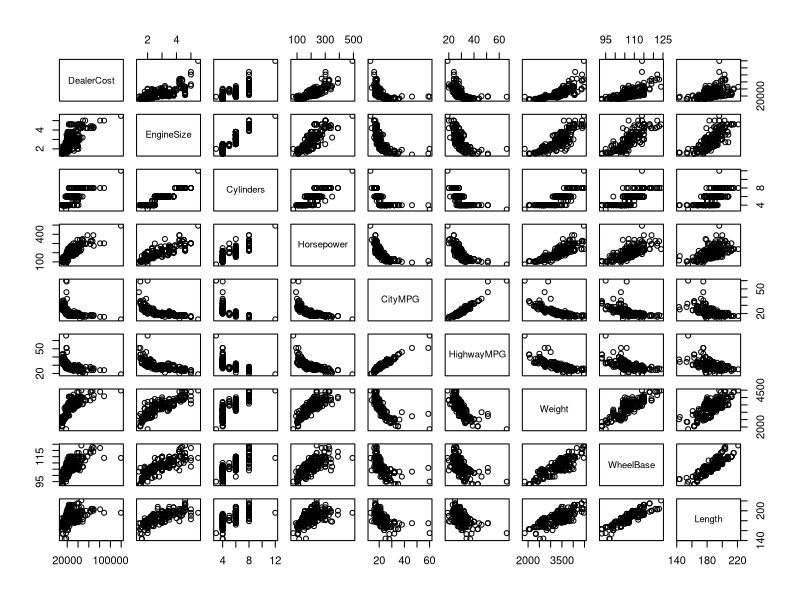

Generate this figure with R: (Note: this script raises an error after producing the figure.)
## ---- chunk 1
cars=read.table('cars04.csv',header=TRUE,sep=",")
summary(cars)
## ---- chunk 2
pairs(cars[,4:12])
fit.lm1=lm(SuggestedRetailPrice~DealerCost+EngineSize+Cylinders+Horsepower+CityMPG+HighwayMPG+Weight+WheelBase+Length+Width)
summary(fit.lm1)
## ---- chunk 3
round(cor(cbind(DealerCost,EngineSize,Cylinders,Horsepower,CityMPG,HighwayMPG,Weight,WheelBase,Length,Width)),2)
## ---- chunk 4
ReducedModel=lm(SuggestedRetailPrice~DealerCost+Cylinders+Horsepower+HighwayMPG+Weight+WheelBase+Width)
anova(ReducedModel,lm.fit1)
## ---- chunk 5
1-pf(0.6,3,223)
## ---- chunk 6
res1=ReducedModel$resid
Yhat=ReducedModel$fit
plot(Yhat,cars$SuggestedRetailPrice,main="Plot of y against y hat")
## ---- chunk 7
par(mfrow=c(4,2))
qqnorm(res1)
plot(cars$DealerCost,res1, main="Plot of residuals against DealerCost")
plot(cars$Cylinders,res1, main="Plot of residuals against Cylinders")
plot(cars$Horsepower,res1, main="Plot of residuals against Horsepower")
plot(cars$HighwayMPG,res1, main="Plot of residuals against HighwayMPG")
plot(cars$Weight,res1, main="Plot of residuals against Weight")
plot(cars$WheelBase,res1, main="Plot of residuals against WheelBase")
plot(cars$Width,res1, main="Plot of residuals against Width")
## ---- chunk 8
LogReducedModel=lm(log(SuggestedRetailPrice)~log(DealerCost)+log(Cylinders)+log(Horsepower)+log(HighwayMPG)+
log(Weight)+log(WheelBase)+log(Width))
res2=LogReducedModel$resid
Yhat2=LogReducedModel$fit
## ---- chunk 9
par(mfrow=c(4,2))
qqnorm(res2)
plot(cars$DealerCost,res2, main="Plot of log residuals against log DealerCost")
plot(cars$Cylinders,res2, main="Plot of log residuals against log Cylinders")
plot(cars$Horsepower,res2, main="Plot of log residuals against log Horsepower")
plot(cars$HighwayMPG,res2, main="Plot of log residuals against log HighwayMPG")
plot(cars$Weight,res2, main="Plot of log residuals against log Weight")
plot(cars$WheelBase,res2, main="Plot of log residuals against log WheelBase")
plot(cars$Width,res2, main="Plot of log residuals against log Width")
## ---- chunk 10
step(lm.fit1, direction='backward')
## ---- chunk 11
lm.fit2=lm(SuggestedRetailPrice ~ DealerCost + Cylinders + Horsepower + HighwayMPG + Weight + Width)
summary(lm.fit2)
## ---- chunk 12
confint(lm.fit2,level=0.95)
## ---- chunk 13
res=lm.fit2$resid
beta.hat.boot=rep(0,1000)
for(i in 1:1000){res.star=sample(res,234,replace=TRUE)
Y.star=lm.fit2$fit +res.star
lmfit.star=lm(Y.star~ DealerCost + Cylinders + Horsepower + HighwayMPG + Weight + Width)
beta.hat.boot[i]=lmfit.star$coef[3]}
st.dev=sqrt(var(beta.hat.boot))
st.dev
## ---- chunk 14
quantile(beta.hat.boot, c(0.025,0.975))
## ---- chunk 15
hist(beta.hat.boot)
